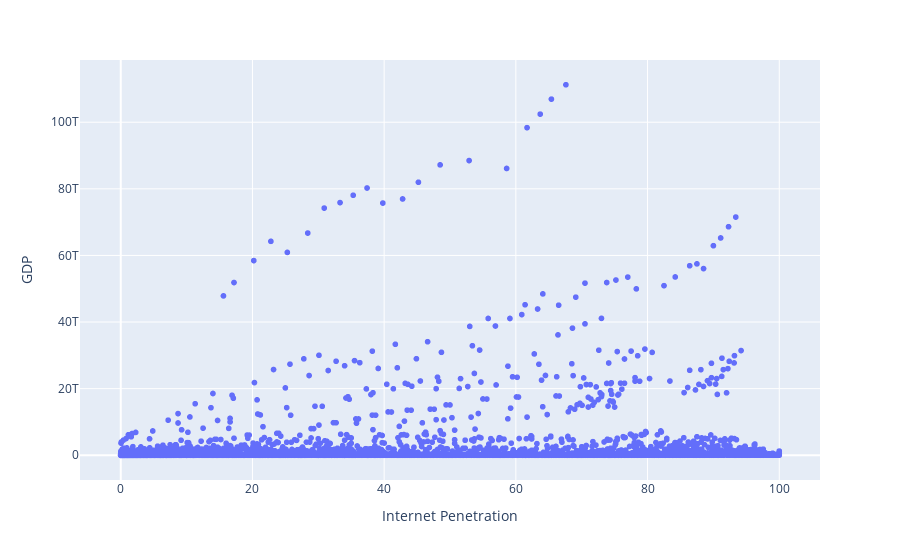

The notebook cell this image was saved under:
### Markdown cell above
With that done I think we are ready for our first plot!

### Code cell
import plotly.express as px

fig = px.scatter(merged_df_clean, x="Internet Penetration", y="GDP")
fig.show()

### Figure 1 — Plotly figure (JSON) as saved in the notebook; plotly's stock layout.template omitted (floating-point values rounded to 4 significant figures; data arrays with more than 128 entries replaced by an {"elided": "..."} marker saying what was removed)
{"data": [{"hovertemplate": "Internet Penetration=%{x}<br>GDP=%{y}<extra></extra>", "legendgroup": "", "marker": {"color": "#636efa", "symbol": "circle"}, "mode": "markers", "name": "", "showlegend": false, "type": "scattergl", "x": {"elided": "9044 float values"}, "xaxis": "x", "y": {"elided": "9044 float values"}, "yaxis": "y"}], "layout": {"legend": {"tracegroupgap": 0}, "margin": {"t": 60}, "xaxis": {"anchor": "y", "domain": [0, 1], "title": {"text": "Internet Penetration"}}, "yaxis": {"anchor": "x", "domain": [0, 1], "title": {"text": "GDP"}}}}
